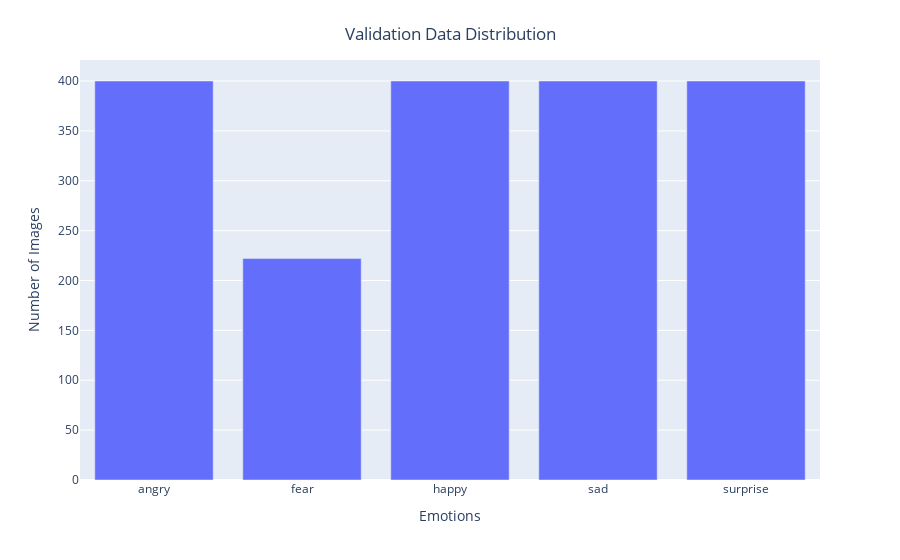

Notebook code for this chart:
### Code cell
# Count the occurrences of each class in the validation data
class_counts = dict(Counter(val_data.targets))

# Create a bar plot to visualize the class distribution
fig = px.bar(x=["angry", "fear", "happy", "sad", "surprise"],
             y=list(class_counts.values()),
             color_continuous_scale="Emrld")

# Customize the plot labels and layout
fig.update_xaxes(title="Emotions")
fig.update_yaxes(title="Number of Images")
fig.update_layout(
    showlegend=True,
    title={
        'text': 'Validation Data Distribution',
        'y': 0.95,
        'x': 0.5,
        'xanchor': 'center',
        'yanchor': 'top'
    }
)

# Display the plot
fig.show()

### Figure 1 — Plotly figure (JSON) as saved in the notebook; plotly's stock layout.template omitted (floating-point values rounded to 4 significant figures)
{"data": [{"alignmentgroup": "True", "hovertemplate": "x=%{x}<br>y=%{y}<extra></extra>", "legendgroup": "", "marker": {"color": "#636efa", "pattern": {"shape": ""}}, "name": "", "offsetgroup": "", "orientation": "v", "showlegend": false, "textposition": "auto", "type": "bar", "x": ["angry", "fear", "happy", "sad", "surprise"], "xaxis": "x", "y": [400, 222, 400, 400, 400], "yaxis": "y"}], "layout": {"barmode": "relative", "legend": {"tracegroupgap": 0}, "margin": {"t": 60}, "showlegend": true, "title": {"text": "Validation Data Distribution", "x": 0.5, "xanchor": "center", "y": 0.95, "yanchor": "top"}, "xaxis": {"anchor": "y", "domain": [0, 1], "title": {"text": "Emotions"}}, "yaxis": {"anchor": "x", "domain": [0, 1], "title": {"text": "Number of Images"}}}}
